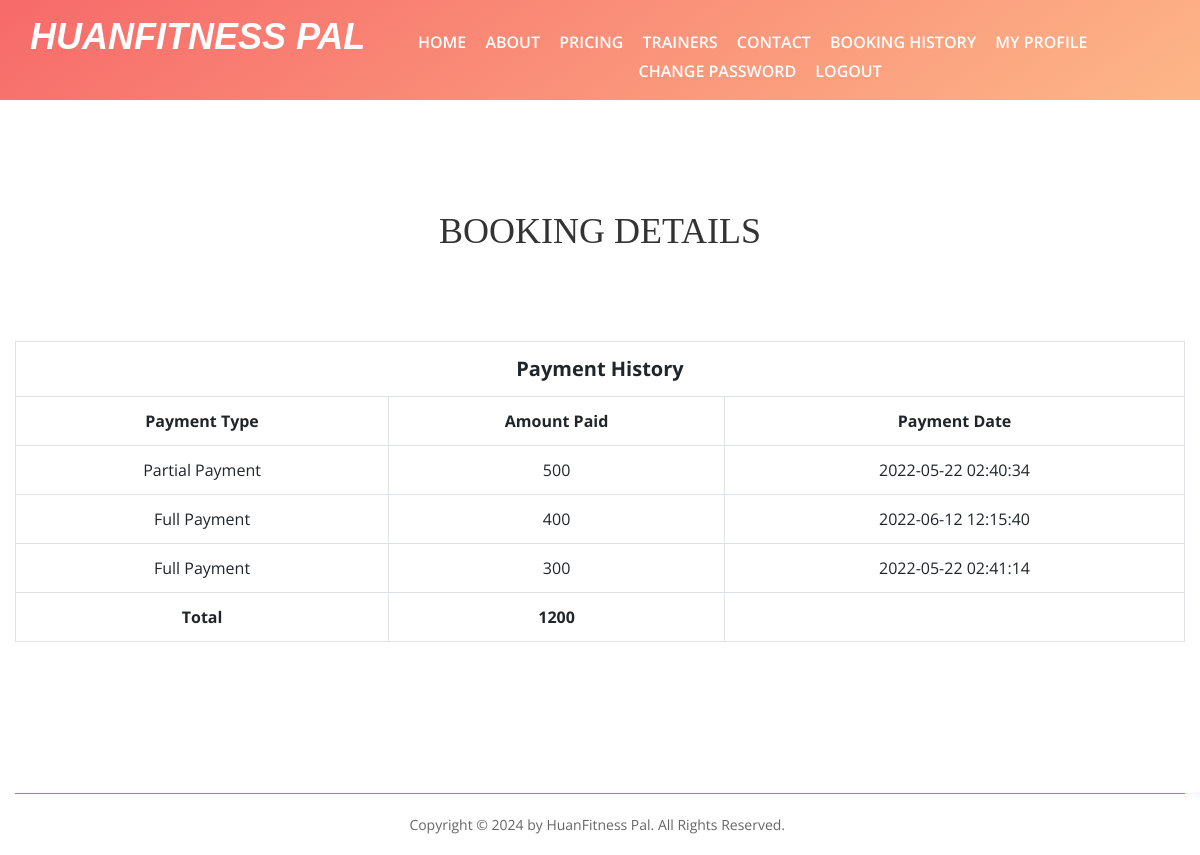
Screenshot of /phpAssignment-main/booking-details.php?bookingid=7 (signed in) with the database file from the repository.
### tables this page shows
CREATE TABLE `tblpayment` (
  `id` int(11) NOT NULL,
  `bookingID` varchar(45) DEFAULT NULL,
  `paymentType` varchar(45) DEFAULT NULL,
  `payment` varchar(45) DEFAULT NULL,
  `payment_date` timestamp NULL DEFAULT current_timestamp()
);

### phpAssignment-main/booking-details.php (the view, shortened to what this page needs)
<?php session_start();
require_once('include/config.php');
if(strlen( $_SESSION["uid"])==0)
    {
header('location:login.php');
}
else{
?>
<!DOCTYPE html>
<html lang="zxx">
<head>
	<link rel="stylesheet" href="css/bootstrap.min.css"/>
	<link rel="stylesheet" href="css/font-awesome.min.css"/>
	<link rel="stylesheet" href="css/owl.carousel.min.css"/>
	<link rel="stylesheet" href="css/nice-select.css"/>
	<link rel="stylesheet" href="css/slicknav.min.css"/>
	<link rel="stylesheet" href="css/style.css"/>
</head>
<body>
	<?php include 'include/header.php';?>
	<section class="page-top-section set-bg"></section>
	<section class="contact-page-section spad overflow-hidden">
		<div class="container text-center">
      <h2>BOOKING DETAILS</h2><br><br><br>
			<div class="row">
				<div class="col-lg-12">
                   <?php $bookindid=$_GET['bookingid'];
                  ?>
            <?php   $sql="SELECT * from tblpayment
 where bookingID=:bookindid";
                  $query= $dbh->prepare($sql);
                  $query->bindParam(':bookindid',$bookindid, PDO::PARAM_STR);
                  $query-> execute();
                  $results = $query -> fetchAll(PDO::FETCH_OBJ);
                  if($query -> rowCount() > 0)
                  { ?>
                       <table class="table table-hover table-bordered">
                        <tr>
                          <th colspan="3" style="text-align:center;font-size:20px;">Payment History</th>
                        </tr>
                        <tr>
                          <th>Payment Type</th>
                          <th>Amount Paid</th>
                          <th>Payment Date</th>
                        </tr>
 <?php foreach($results as $result)
                  { ?>
<tr>
  <td><?php echo $result->paymentType; ?></td>
  <td><?php echo $tpayment=$result->payment; ?></td>
  <td><?php echo $result->payment_date; ?></td>
</tr>
<?php
$gpayment+=$tpayment;
}  ?>
<tr>
  <th>Total</th>
  <th><?php echo $gpayment;?></th>
</tr>
                       </table>
                     <?php } ?>
				</div>
			</div>
		</div>
	</section>
<?php include 'include/footer.php'; ?>
	</body>
</html>
<?php } ?>

### phpAssignment-main/css/style.css (style rules this page uses)
html, body { height: 100%; font-family: "Open Sans", sans-serif; -webkit-font-smoothing: antialiased; }
h1, h2, h3, h4, h5, h6 { margin: 0; color: #333333; font-weight: 600; }
h2 { font-family: "Playfair Display", serif; font-weight: 400; font-size: 36px; }
@media (min-width: 1200px) { .container { max-width: 1200px; } }
.set-bg { background-repeat: no-repeat; background-size: cover; background-position: top center; }
.spad { padding-top: 110px; padding-bottom: 105px; }
.bg-g-1, .page-top-section:after, .review-section:after, .search-model:after, .hero-section, .back-to-top { background: -o-linear-gradient(305deg, #f65d5d 0%, #fdb07d 100%); background: linear-gradient(145deg, #f65d5d 0%, #fdb07d 100%); filter: progid:DXImageTransform.Microsoft.gradient(startColorstr="#f65d5d", endColorstr="#fdb07d", GradientType=1); }
.page-top-section { height: 100px; position: relative; text-align: center; }
.page-top-section:after { position: absolute; content: ""; width: 100%; height: 100%; left: 0; top: 0; opacity: 0.92; filter: alpha(opacity=92); }

### rows the page displays
tblpayment: paymentType "Partial Payment", payment "500", payment_date "2022-05-22 02:40:34"
tblpayment: paymentType "Full Payment", payment "400", payment_date "2022-06-12 12:15:40"
tblpayment: paymentType "Full Payment", payment "300", payment_date "2022-05-22 02:41:14"

### other values shown
$gpayment "1200"
